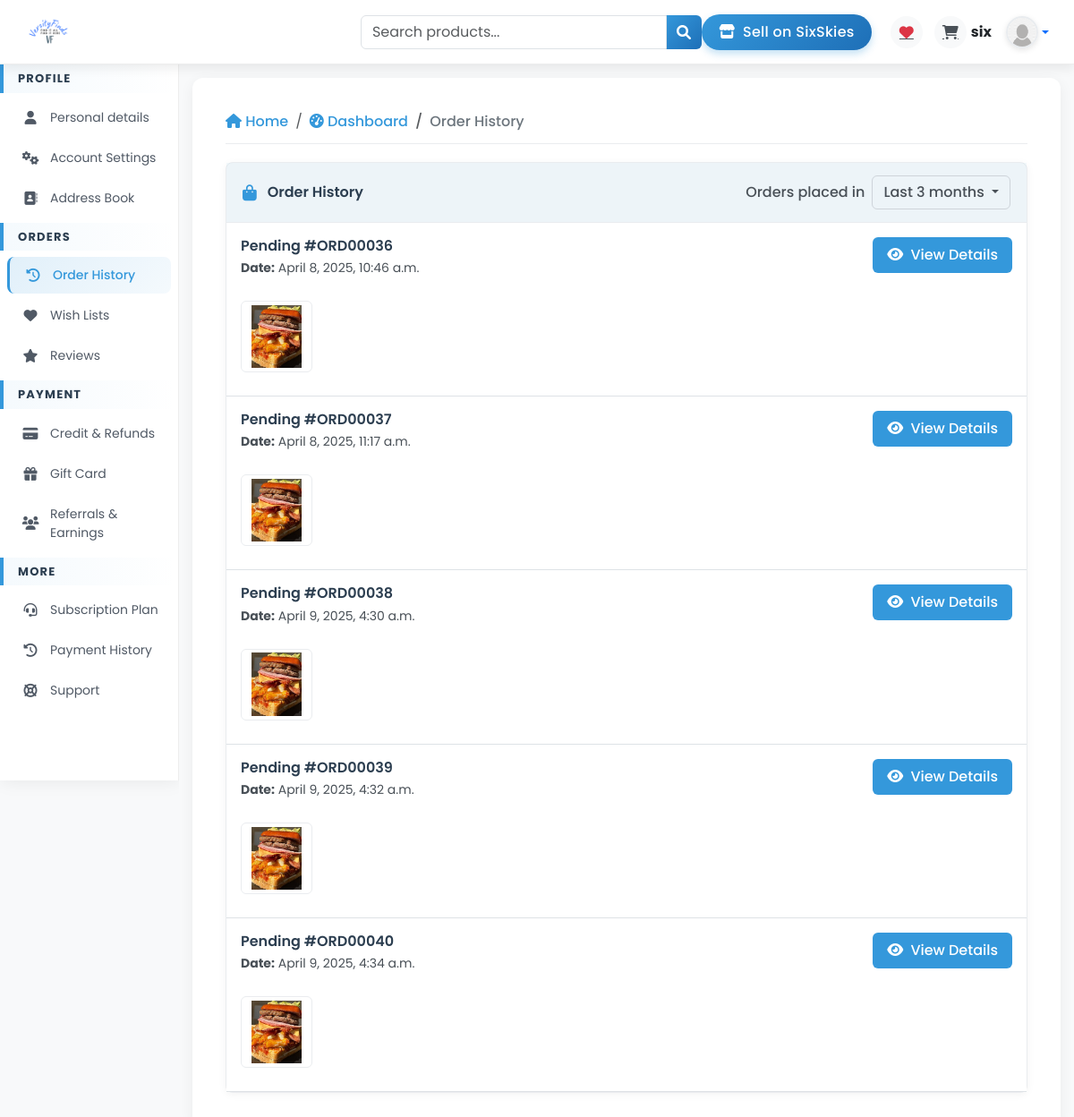
The app's page /account/dashboard/order_history/ (signed in) with its own data.
### seller/wrap_models/orders_model.py (models this page shows, shortened)
class Order(models.Model):
    id = models.AutoField(primary_key=True)  # Auto-incrementing ID
    order_id = models.CharField(max_length=20, unique=True, blank=True)  # Custom Order ID
    user = models.ForeignKey(User, on_delete=models.CASCADE)  # Link to User
    business = models.ForeignKey(BusinessInformation, on_delete=models.CASCADE)
    total_amount = models.DecimalField(max_digits=10, decimal_places=2)  # Order Total
    delivery_method = models.CharField(max_length=50,null=True)
    status = models.CharField(
        max_length=20,
        choices=[("Pending", "Pending"), ("Processing", "Processing"),("On route", "On route"), ("Delivered", "Delivered"), ("Failed", "Failed")],
        default="Pending"
    )
    created_at = models.DateTimeField(auto_now_add=True)

class OrderItem(models.Model):
    order = models.ForeignKey(Order, on_delete=models.CASCADE, related_name="order_items")
    product = models.ForeignKey(Product, on_delete=models.CASCADE)
    quantity = models.PositiveIntegerField(default=1)
    created_at = models.DateTimeField(auto_now_add=True)

### seller/wrap_models/product_model.py (models this page shows, shortened)
class Product(models.Model):
    CATEGORIES = [
        ('dropship', 'Dropship'),
        ('food', 'Food & Beverages'),
        ('clothing', 'Clothing'),
        ('technology', 'Technology'),
        ('other', 'Other'),
    ]
    STATUS_CHOICES = [
        ('active', 'Active'),
        ('inactive', 'Inactive'),
        ('pending', 'Pending'),
        ('banned', 'banned'),
        ('reected', 'rejected'),
    ]
    business = models.ForeignKey(BusinessInformation, on_delete=models.CASCADE, related_name="products")
    name = models.CharField(max_length=200)
    category = models.CharField(max_length=50, choices=CATEGORIES, default='other')
    price = models.DecimalField(max_digits=10, decimal_places=2)
    quantity = models.PositiveIntegerField()
    description = models.TextField()
    small_description = models.TextField(null=True)
    status = models.CharField(max_length=50, choices=STATUS_CHOICES, default="pending")
    is_flagged = models.BooleanField(default=False)
    sales = models.PositiveIntegerField(default=0)
    timestamp = models.DateTimeField(auto_now_add=True, null=True)
    image = models.ImageField(upload_to="uploads/")

### user/views.py (the view)
# urls.py: path('dashboard/order_history/', views.order_history, name='order_history'),
@login_required_custom
def order_history(request):
    orders = Order.objects.filter(user=request.user).all()
    return render(request, 'home/order_history.html',{'orders':orders})

### user/utils.py (called while the page is built)
def login_required_custom(view_func):
    @wraps(view_func)
    def _wrapped_view(request, *args, **kwargs):
        if request.user.is_authenticated:
            return view_func(request, *args, **kwargs)
        return redirect('signin')  # Redirect to login page if not authenticated
    return _wrapped_view

### user/templates/home/order_history.html (shortened to what this page needs)
{% extends 'home/base.html' %}
{% load static %}
{% block content %}
<div class="container">
    <nav aria-label="breadcrumb">
        <ol class="breadcrumb">
            <li class="breadcrumb-item">
                <a href="{% url 'home' %}"><i class="fas fa-home mr-1"></i> Home</a>
            </li>
            <li class="breadcrumb-item">
                <a href="{% url 'dash' %}"><i class="fas fa-tachometer-alt mr-1"></i> Dashboard</a>
            </li>
            <li class="breadcrumb-item active" aria-current="page">Order History</li>
        </ol>
    </nav>
    <div class="profile-card">
        <div class="card-header">
            <div class="d-flex align-items-center">
                <i class="fas fa-shopping-bag"></i>
                <h5>Order History</h5>
            </div>
            <div class="d-flex align-items-center">
                <span class="filter-label d-none d-md-block">Orders placed in</span>
                <div class="dropdown">
                    <button class="btn btn-filter dropdown-toggle" type="button" id="dropdownMenuButton" data-bs-toggle="dropdown" aria-expanded="false">
                        Last 3 months
                    </button>
                </div>
            </div>
        </div>
        {% if orders %}
        <div class="card-body p-0">
            {% for order in orders %}
            <div class="border-bottom p-3">
                <div class="d-flex justify-content-between align-items-start mb-3">
                    <div class="order-header-info">
                        <h6>{{order.status}} #{{order.order_id}}</h6>
                        <p><strong>Date:</strong> {{order.created_at}}</p>
                    </div>
                    <a class="btn btn-view" href="{% url 'order_details' order.id %}">
                        <i class="fas fa-eye me-1"></i> View Details
                    </a>
                </div>
                <div class="product-container">
                    {% for order_item in order.order_items.all %}
                    <div class="product-thumbnail">
                        <img src="{{order_item.product.image.url}}" alt="{{order_item.product.name}}">
                    </div>
                    {% endfor %}
                </div>
            </div>
            {% endfor %}
        </div>
        {% endif %}
    </div>
</div>
{% endblock content %}

### user/templates/home/base.html (shortened to what this page needs)
<!DOCTYPE html>
<html lang="en">
<head>
    {% load static %}
    <link rel="stylesheet" href="{% static 'css/bootstrap.min.css' %}">
    <link rel="stylesheet" href="https://cdnjs.cloudflare.com/ajax/libs/font-awesome/6.0.0-beta3/css/all.min.css">
    <link rel="stylesheet" href="{% static 'css/message.css' %}">
</head>
<body>
</head>
<body>
<nav id="navbar" class="navbar navbar-expand-lg navbar-light">
    <div class="container-fluid">
        <img class="nav-logo" src="{% static '/images/Finds.png' %}" alt="Logo">
        <div class="desktop-elements d-flex align-items-center">
            <form method="POST" class="forms desktop-search-form">
                <div class="input-group">
                    <input type="text" class="form-control" placeholder="Search products..." aria-label="Search" aria-describedby="search-addon">
                    <span class="input-group-text bg-primary" id="search-addon">
                        <i class="fa fa-search text-white"></i>
                    </span>
                </div>
            </form>
            <a href="{% url 'business' %}" class="btn sell-button me-3">
                <i class="fas fa-store me-1"></i> Sell on SixSkies
            </a>
            <div class="nav-icon-container">
                <a class="nav-icon position-relative me-2" href="{% url 'wish_lists' %}">
                    <i class="fas fa-heart text-danger"></i>
                </a>
                <a class="nav-icon position-relative" href="{% url 'cart' %}">
                    <i class="fas fa-shopping-cart"></i>
                </a>
            </div>
            <div class="user-profile">
                <div class="me-2">
                    <div class="fw-bold">{{user.username}}</div>
                </div>
                <div class="dropdown">
                    <a class="dropdown-toggle d-flex align-items-center" href="#" role="button" id="profileDropdown" data-bs-toggle="dropdown" aria-expanded="false">
                        <img src="{% static 'images/default_profile.png' %}" alt="Profile" class="rounded-circle">
                    </a>
                </div>
            </div>
        </div>
    </div>
</nav>
<div class="container-fluid">
    <div class="row">
        {% url 'dash' as dash_url %}
        {% if request.path != dash_url %}
        <div class="col-md-3 col-lg-2 px-0 sidebar-container">
            <div class="sidebar" id="sidebar">
                <div class="sidebar-section">
                    <div class="section-header">
                        <h5 class="fw-bold">Profile</h5>
                    </div>
                    <ul class="nav flex-column">
                        <li class="nav-item">
                            <a class="nav-link" href="{% url 'profile' %}">
                                <i class="fas fa-user"></i>
                                <span>Personal details</span>
                            </a>
                        </li>
                        <li class="nav-item">
                            <a class="nav-link" href="{% url 'account_settings' %}">
                                <i class="fas fa-cogs"></i>
                                <span>Account Settings</span>
                            </a>
                        </li>
                        <li class="nav-item">
                            <a class="nav-link" href="{% url 'address' %}">
                                <i class="fas fa-address-book"></i>
                                <span>Address Book</span>
                            </a>
                        </li>
                    </ul>
                </div>
                <div class="sidebar-section">
                    <div class="section-header">
                        <h5 class="fw-bold">Orders</h5>
                    </div>
                    <ul class="nav flex-column">
                        <li class="nav-item">
                            <a class="nav-link" href="{% url 'order_history' %}">
                                <i class="fas fa-history"></i>
                                <span>Order History</span>
                            </a>
                        </li>
                        <li class="nav-item">
                            <a class="nav-link" href="{% url 'wish_lists' %}">
                                <i class="fas fa-heart"></i>
                                <span>Wish Lists</span>
                            </a>
                        </li>
                        <li class="nav-item">
                            <a class="nav-link" href="{% url 'buyer_reviews' %}">
                                <i class="fas fa-star"></i>
                                <span>Reviews</span>
                            </a>
                        </li>
                    </ul>
                </div>
                <div class="sidebar-section">
                    <div class="section-header">
                        <h5 class="fw-bold">Payment</h5>
                    </div>
                    <ul class="nav flex-column">
                        <li class="nav-item">
                            <a class="nav-link" href="{% url 'credit' %}">
                                <i class="fas fa-credit-card"></i>
                                <span>Credit & Refunds</span>
                            </a>
                        </li>
                        <li class="nav-item">
                            <a class="nav-link" href="{% url 'gift_card' %}">
                                <i class="fas fa-gift"></i>
                                <span>Gift Card</span>
                            </a>
                        </li>
                        <li class="nav-item">
                            <a class="nav-link" href="{% url 'referrals_earnings' %}">
                                <i class="fas fa-users"></i>
                                <span>Referrals & Earnings</span>
                            </a>
                        </li>
                    </ul>
                </div>
                <div class="sidebar-section">
                    <div class="section-header">
                        <h5 class="fw-bold">More</h5>
                    </div>
                    <ul class="nav flex-column">
                        <li class="nav-item">
                            <a class="nav-link" href="{% url 'subscription_plan' %}">
                                <i class="fas fa-headset"></i>
                                <span>Subscription Plan</span>
                            </a>
                        </li>
                        <li class="nav-item">
                            <a class="nav-link" href="{% url 'payment_history' %}">
                                <i class="fas fa-history"></i>
                                <span>Payment History</span>
                            </a>
                        </li>
                        <li class="nav-item">
                            <a class="nav-link" href="{% url 'buyer_support' %}">
                                <i class="fas fa-life-ring"></i>
                                <span>Support</span>
                            </a>
                        </li>
                    </ul>
                </div>
            </div>
        </div>
        {% endif %}
        <div class="{% if request.path == dash_url %}col-12{% else %}col-md-9 col-lg-10{% endif %} content-area">
            <div class="content-inner">
                {% block content %}{% endblock content %}
            </div>
        </div>
    </div>
</div>
</body>
</html>

### user/templates/home/base.html (style rules this page uses)
body { font-family: 'Poppins', sans-serif; background-color: #f8f9fa; }
.nav-logo { height: 55px; width: auto; }
#navbar { box-shadow: 0 4px 12px rgba(0, 0, 0, 0.08); padding: 0.5rem 1rem; background: white; border-bottom: 1px solid rgba(230, 230, 230, 0.7); }
.sell-button { background: linear-gradient(135deg, #3498db, #1e6fb7); border: none; border-radius: 20px; padding: 0.5rem 1.2rem; color: white; font-weight: 500; transition: all 0.3s; box-shadow: 0 4px 8px rgba(52, 152, 219, 0.3); letter-spacing: 0.3px; }
.nav-icon-container { display: flex; align-items: center; }
.nav-icon { width: 36px; height: 36px; display: flex; align-items: center; justify-content: center; border-radius: 50%; margin: 0 5px; background: #f8f9fa; color: #495057; transition: all 0.2s; position: relative; overflow: hidden; }
.nav-icon:after { content: ''; position: absolute; top: 50%; left: 50%; width: 5px; height: 5px; background: rgba(52, 152, 219, 0.5); opacity: 0; border-radius: 100%; transform: scale(1, 1) translate(-50%); transform-origin: 50% 50%; }
.user-profile { display: flex; align-items: center; cursor: pointer; }
.user-profile img { width: 36px; height: 36px; border-radius: 50%; margin-left: 8px; border: 2px solid #e9ecef; box-shadow: 0 2px 6px rgba(0, 0, 0, 0.1); transition: all 0.3s; }
.sidebar { background: white; color: #000; height: 100%; width: 100%; min-height: calc(100vh - 56px); box-shadow: 1px 0 20px rgba(0, 0, 0, 0.08); padding: 0; transition: all 0.3s ease; overflow-y: auto; max-height: 100vh; border-right: 1px solid rgba(230, 230, 230, 0.7); }
.sidebar-section { padding: 0; margin-bottom: 5px; }
.section-header { padding: 8px 16px; border-left: 4px solid #3498db; margin-bottom: 5px; background: linear-gradient(to right, rgba(52, 152, 219, 0.05), transparent); }
.section-header h5 { color: #2c3e50; font-size: 13px; margin-bottom: 0; text-transform: uppercase; letter-spacing: 1.2px; font-weight: 600; }
.sidebar .nav-item { padding: 0; margin: 2px 8px; border-radius: 8px; transition: all 0.2s ease; }
.sidebar .nav-link { display: flex; align-items: center; color: #505965; padding: 10px 14px; border-radius: 8px; transition: all 0.3s ease; font-size: 14px; }
.sidebar .nav-link i { font-size: 15px; min-width: 24px; margin-right: 10px; text-align: center; transition: all 0.3s ease; }
.sidebar .nav-item.active { background: linear-gradient(135deg, rgba(52, 152, 219, 0.15), rgba(52, 152, 219, 0.05)); border-left: 3px solid #3498db; }
.sidebar .nav-item.active .nav-link { color: #3498db; font-weight: 500; }
.sidebar .nav-item.active i { color: #3498db; }
.content-area { background-color: #f8f9fa; min-height: calc(100vh - 66px); padding: 15px; }
.content-inner { background-color: #ffffff; border-radius: 12px; box-shadow: 0 4px 16px rgba(0, 0, 0, 0.06); min-height: calc(100vh - 96px); padding: 25px; transition: all 0.3s ease; }
.input-group-text { background: linear-gradient(135deg, #3498db, #1e6fb7); color: white; border: none; transition: all 0.3s; }

### records on screen
Order: status "Pending", order_id "ORD00036", created_at "April 8, 2025, 10:46 a.m."
OrderItem: product.image (picture)
Order: status "Pending", order_id "ORD00037", created_at "April 8, 2025, 11:17 a.m."
OrderItem: product.image (picture)
Order: status "Pending", order_id "ORD00038", created_at "April 9, 2025, 4:30 a.m."
OrderItem: product.image (picture)
Order: status "Pending", order_id "ORD00039", created_at "April 9, 2025, 4:32 a.m."
OrderItem: product.image (picture)
Order: status "Pending", order_id "ORD00040", created_at "April 9, 2025, 4:34 a.m."
OrderItem: product.image (picture)

### other values on screen
{{ user.username }} "six"
